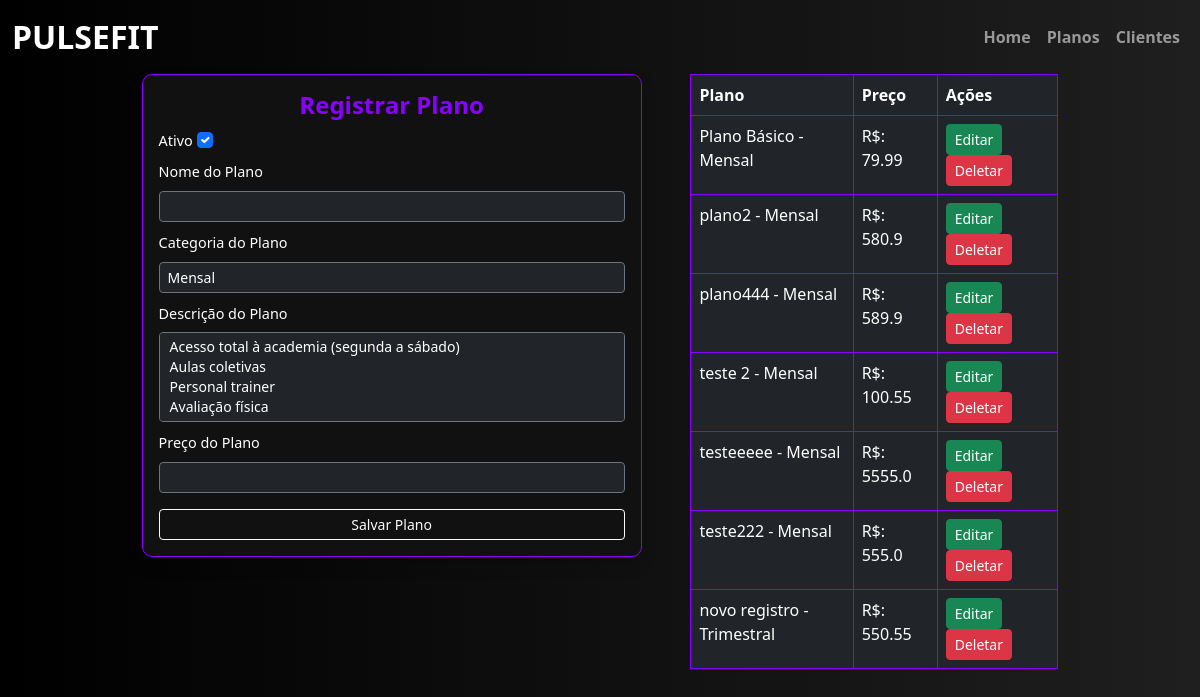
/registrar_plano, run on an earlier commit of the app's database.
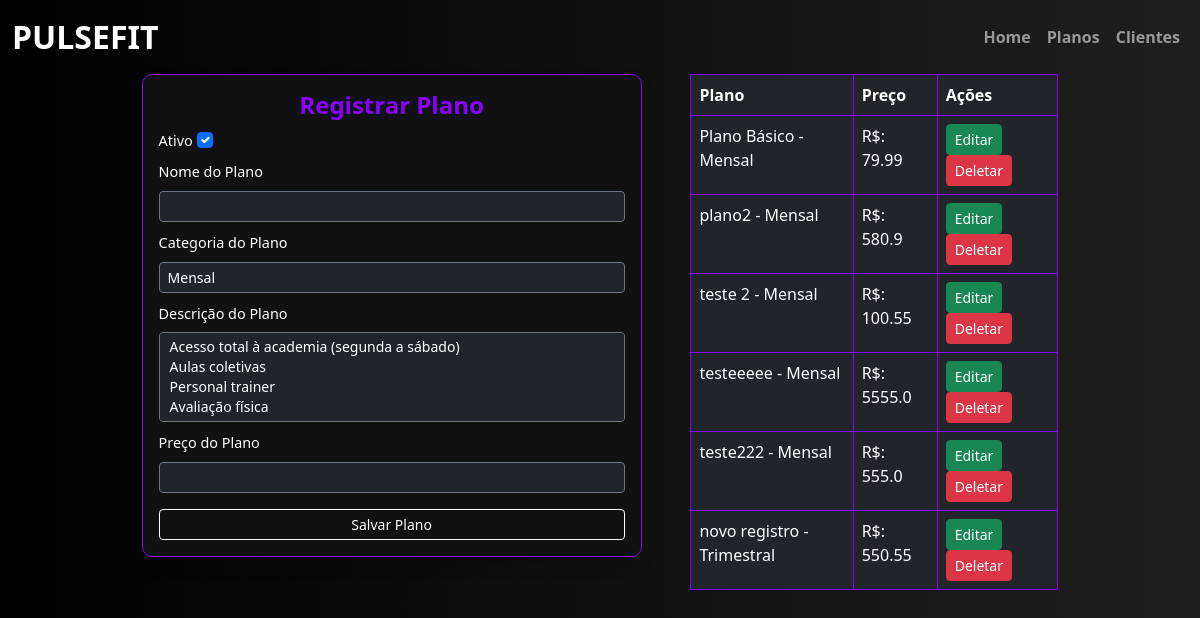
And on a later commit of the database.
### academia/models.py (models this page shows, shortened)
class Plano(db.Model):
    __tablename__ = "plano"
    id = db.Column(db.Integer, primary_key=True)
    ativo = db.Column(db.Boolean, default=True, nullable=False)
    dtcadastro = db.Column(db.DateTime, default=datetime.utcnow, nullable=False)
    plano = db.Column(db.String(50), nullable=False)
    preco = db.Column(db.Float, nullable=False)
    categoria = db.Column(db.String(20), nullable=False)
    descricao = db.Column(db.Text, nullable=False)

### academia/routes.py (the view, shortened to what this page needs)
@app.route("/registrar_plano", methods=['GET', 'POST'])
def page_registrar_plano():
    form_plano = CadastroPlano()
    if request.method == "GET":
        planos = Plano.query.all()
        return render_template("registrar_plano.html", form_plano=form_plano, planos=planos)

### academia/forms.py
class CadastroPlano(FlaskForm):
    ativo = BooleanField(label="Ativo", default=True)
    plano = StringField(label="Nome do Plano", validators=[DataRequired()])
    preco = DecimalField(label="Preço do Plano", validators=[DataRequired()])
    categoria = SelectField(label="Categoria do Plano",
        choices=[
            ("Mensal", "Mensal"),
            ("Trimestral", "Trimestral"),
            ("Semestral", "Semestral"),
            ("Anual", "Anual"),
        ], validators=[DataRequired()]
    )
    descricao = SelectMultipleField(label="Descrição do Plano",
        choices=[
            ("Acesso total à academia (segunda a sábado)", "Acesso total à academia (segunda a sábado)"),
            ("Aulas coletivas", "Aulas coletivas"),
            ("Personal trainer", "Personal trainer"),
            ("Avaliação física", "Avaliação física"),
            ("Camiseta Pulse Fit", "Camiseta Pulse Fit"),
        ], validators=[DataRequired()]
    )
    submit = SubmitField("Salvar Plano")

### academia/templates/registrar_plano.html (shortened to what this page needs)
{% extends 'base.html' %}
{% block conteudo %}
<body style="background: linear-gradient(to right, #000000, #1f1f1f); font-family: 'Segoe UI', sans-serif; color: white;">
    <div class="container-fluid d-flex justify-content-center align-items-center">
        <div class="row" style="width: 80%;">
            <div class="col-lg-7 col-md-8 col-sm-12">
                <div class="p-3 shadow" style="background-color: #111; border-radius: 10px; width: 100%; max-width: 500px; border: 1px solid #8800ff;">
                    <h4 class="text-center mb-2" style="font-weight: 700; color: #8800ff;">
                        {% if plano_atual %}
                            Editar Plano
                        {% else %}
                            Registrar Plano
                        {% endif %}
                    </h4>
                    <form method="POST" class="form-register">
                        <div>
                            <label class="form-label text-white" style="font-size: 0.9rem;">{{ form_plano.ativo.label.text }}</label>
                            {{ form_plano.ativo(class="form-check-input") }}
                        </div>
                        <div class="mb-2">
                            <label class="form-label text-white" style="font-size: 0.9rem;">{{ form_plano.plano.label.text }}</label>
                            {{ form_plano.plano(class="form-control form-control-sm bg-dark text-white border-secondary") }}
                        </div>
                        <div class="mb-2">
                            <label class="form-label text-white" style="font-size: 0.9rem;">{{ form_plano.categoria.label.text }}</label>
                            {{ form_plano.categoria(class="form-control form-control-sm bg-dark text-white border-secondary") }}
                        </div>
                        <div class="mb-2">
                            <label class="form-label text-white" style="font-size: 0.9rem;">{{ form_plano.descricao.label.text }}</label>
                            {{ form_plano.descricao(class="form-control form-control-sm bg-dark text-white border-secondary", rows=2) }}
                        </div>
                        <div class="mb-3">
                            <label class="form-label text-white" style="font-size: 0.9rem;">{{ form_plano.preco.label.text }}</label>
                            {{ form_plano.preco(class="form-control form-control-sm bg-dark text-white border-secondary decimal-field") }}
                        </div>
                        <div class="d-grid">
                            {{ form_plano.submit(class="btn btn-sm btn-outline-light") }}
                        </div>
                    </form>
                </div>
            </div>
            <div class="col-lg-5 col-md-4 col-sm-12" style=" max-height: 76vh; overflow-x: auto;">
                <table class="table table-hover table-dark table-bordered" style="background-color: #111; border-radius: 10px; width: 100%; max-width: 800px; border: 1px solid #8800ff;">
                    <thead>
                        <th class="col">Plano</th>
                        <th class="col">Preço</th>
                        <th class="col">Ações</th>
                    </thead>
                    <tbody>
                        {% for plano in planos %}
                            <tr>
                                <td>{{ plano.plano }} - {{ plano.categoria }}</td>
                                <td>R$: {{ plano.preco }}</td>
                                <td>
                                    <form method="GET" action="{{ url_for('editar_plano',  plano_id=plano.id) }}" style="display: inline;">
                                        <button class="btn btn-success btn-sm" type="submit">Editar</button>
                                    </form>
                                    <form method="POST" action="{{ url_for('deletar_plano') }}" style="display: inline;">
                                        <button class="btn btn-danger btn-sm" type="submit">Deletar</button>
                                    </form>
                                </td>
                            </tr>
                        {% endfor %}
                    </tbody>
                </table>
            </div>
        </div>
</body>
{% endblock %}

### academia/templates/base.html (shortened to what this page needs)
<!DOCTYPE html>
<html lang="en">
<head>
    <link href="https://cdn.jsdelivr.net/npm/bootstrap@5.3.3/dist/css/bootstrap.min.css" rel="stylesheet">
    <link href="https://cdnjs.cloudflare.com/ajax/libs/font-awesome/6.0.0-beta3/css/all.min.css" rel="stylesheet">
</head>
<body>
    <nav class="navbar navbar-expand-lg navbar-dark bg-transparent">
        <div class="container-fluid">
          <a class="navbar-brand fw-bold fs-2" href="#">PULSEFIT</a>
          <div class="collapse navbar-collapse" id="navbarNavAltMarkup">
            <div class="navbar-nav ms-auto">
                <a class="nav-link fw-bold" href="#">Home</a>
                <a class="nav-link fw-bold" href="{{ url_for('page_registrar_plano') }}">Planos</a>
                <a class="nav-link fw-bold" href="{{ url_for('page_registro_cliente')}}">Clientes</a>
            </div>
          </div>
        </div>
      </nav>
     {% block conteudo %}
     {% endblock %}
</body>
</html>

### academia/templates/base.html (style rules this page uses)
.navbar { z-index: 10; }

What changed in the data, as far as the page shows it:
removed Plano: plano "plano444", categoria "Mensal", preco "589.9"
